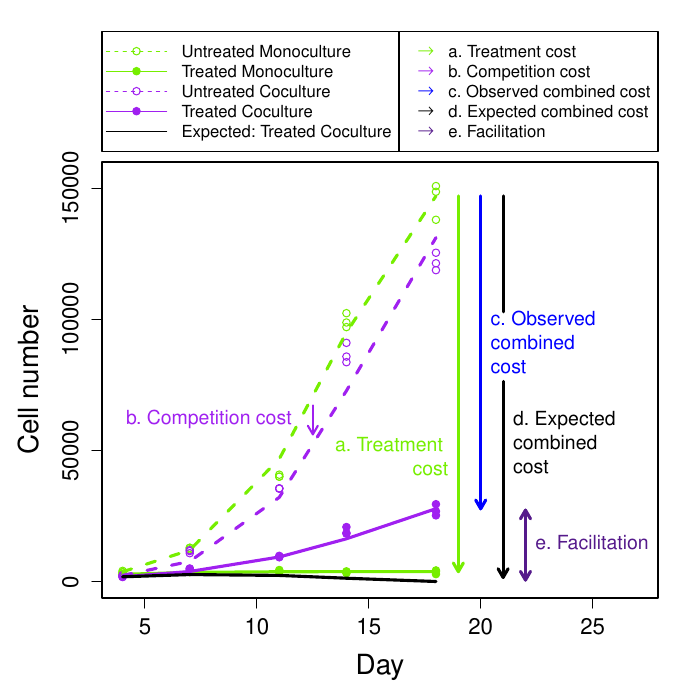

Recreate this plot in R.
########################################################################
# Illustrate facilitation with other treatments (allfacil.R)
# Estradiol1 with lvl2=2: Point, no facilitation of S cells

pdf("suppfig8.pdf")

#########################################################
############ Supp Fig 8a, the pedagogical figure ########
#########################################################

par(mar=c(5.1,5.1,8.1,2.1),xpd=TRUE)
nm <- camafiles[2]
  tfile <- get(nm)
  tfile.rK <- get(paste0(nm,".rK"))
  cases <- subset(tfile.rK,level1 > 0 & level2 == 0 & env=="M" & type=="S")
  controlS <- subset(tfile,env=="S" & type=="S" & day > 0 & day < 21 &
                    level1==0 & level2==0)
  riboS <- subset(tfile,env=="S" & type=="S" & day > 0 & day < 21 &
                    level1==cases$level1 & level2==0)
  competeS <- subset(tfile,env=="M" & type=="S" & day > 0 & day < 21 &
                    level1==0 & level2==0)
  facilS <- subset(tfile,env=="M" & type=="S" & day > 0 & day < 21 &
                    level1==cases$level1 & level2==0)
  days <- unique(controlS$day)

  controlR <- subset(tfile,env=="R" & type=="R" & day > 0 & day < 21 &
                    level1==0 & level2==0)
  riboR <- subset(tfile,env=="R" & type=="R" & day > 0 & day < 21 &
                    level1==cases$level1 & level2==0)
  competeR <- subset(tfile,env=="M" & type=="R" & day > 0 & day < 21 &
                    level1==0 & level2==0)
  facilR <- subset(tfile,env=="M" & type=="R" & day > 0 & day < 21 &
                    level1==cases$level1 & level2==0)

# Pull out the fits
  controlS.rK <- subset(tfile.rK,env=="S" & type=="S" & 
                    level1==0 & level2==0)
  riboS.rK <- subset(tfile.rK,env=="S" & type=="S" & 
                    level1==cases$level1 & level2==0)
  competeS.rK <- subset(tfile.rK,env=="M" & type=="S" & 
                    level1==0 & level2==0)
  facilS.rK <- subset(tfile.rK,env=="M" & type=="S" & 
                    level1==cases$level1 & level2==0)

  controlR.rK <- subset(tfile.rK,env=="R" & type=="R" &
                    level1==0 & level2==0)
  riboR.rK <- subset(tfile.rK,env=="R" & type=="R" &
                    level1==cases$level1 & level2==0)
  competeR.rK <- subset(tfile.rK,env=="M" & type=="R" &
                    level1==0 & level2==0)
  facilR.rK <- subset(tfile.rK,env=="M" & type=="R" &
                    level1==cases$level1 & level2==0)

# Make the predictions
  days <- c(4,7,11,14,18)
  controlpredS <- data.frame(day=days,
                  cells=lfun(mean(controlS$cells[controlS$day==4]),
                                  controlS.rK$K,controlS.rK$r,days))
# Save for later
  untreatedpredS <- controlpredS

  ribopredS <- data.frame(day=days,
                  cells=lfun(mean(riboS$cells[riboS$day==4]),
                                  riboS.rK$K,riboS.rK$r,days))

# Pull out the parameters 
  competeparms <- c(rS=competeS.rK$r,
             KS=competeS.rK$K,
             rR=competeR.rK$r,
             KR=competeR.rK$K,
             alphaRS=competeR.rK$alphaval,
             alphaSR=competeS.rK$alphaval)

  facilparms <- c(rS=facilS.rK$r,
             KS=facilS.rK$K,
             rR=facilR.rK$r,
             KR=facilR.rK$K,
             alphaRS=facilR.rK$alphaval,
             alphaSR=facilS.rK$alphaval)

  init <- c(mean(competeS$cells[competeS$day==4]),
                                  mean(competeR$cells[competeR$day==4]))
  names(init) <- c("S","R")
  LVout <- as.data.frame(ode(y=init,parms=competeparms,times=days,func=LVmodel))
  competepredS <- LVout$S

  init <- c(mean(facilS$cells[facilS$day==4]),mean(facilR$cells[facilR$day==4]))
  names(init) <- c("S","R")
  LVout <- as.data.frame(ode(y=init, parms=facilparms,times=days, func=LVmodel))
  facilpredS <- LVout$S

# Make the null models to compare
  nullparms <- facilparms
  nullparms["rS"] <- (riboS.rK$r)*(competeS.rK$r)/controlS.rK$r
  nullparms["KS"] <- (riboS.rK$K)*(competeS.rK$K)/controlS.rK$K
  nullparms["rR"] <- (riboR.rK$r)*(competeR.rK$r)/controlR.rK$r
  nullparms["KR"] <- (riboR.rK$K)*(competeR.rK$K)/controlR.rK$K
  LVout <- as.data.frame(ode(y=init, parms=nullparms,times=days, func=LVmodel))
  nullpredS <- LVout$S

# Plot up the data
    plot(cells ~ day,controlS,pch="",col=camacols["S"],
         xlim = c(4,max(days)+9.0),
         ylim = c(0,max(cells)*1.02),
         xlab="Day",ylab="Cell number",cex.lab=1.7,cex.axis=1.3)
    points(cells ~ day,controlS,pch=1,col=camacols["S"])
    points(cells ~ day,riboS,pch=19,col=camacols["S"])
    points(cells ~ day,competeS,pch=1,col="purple")
    points(cells ~ day,facilS,pch=19,col="purple")
    legend("topleft",inset=c(0,-0.3),
                     c("Untreated Monoculture",
                       "Treated Monoculture",
                       "Untreated Coculture",
                       "Treated Coculture",
                       "Expected: Treated Coculture"),lwd=1,seg.len=4,
           col=c(camacols["S"],camacols["S"],"purple","purple","black"),
           pch=c(1,19,1,19,NA),lty=c(2,1,2,1,1),cex=1.0)

    legend("topright",inset=c(0,-0.3),
                      c("a. Treatment cost",
                       "b. Competition cost",
                       "c. Observed combined cost",
                       "d. Expected combined cost",
                       "e. Facilitation"),
                        lwd=3,pch=rep(NA,5),
           col=c(camacols["S"],"purple","blue","black","purple4"),
           lty=rep(NA,5),seg.len=2)
  par(font = 5) #change font to get arrows
    legend("topright", inset=c(0.35,-0.3),legend = rep(NA,5), pch = rep(174,5),
       lwd = 3, col=c(camacols["S"],"purple","blue","black","purple4"),
       lty = rep(NA,5), bty = "n",seg.len=2) 
par(font = 1) #back to default
# Add predicted to the graph

    lines(cells ~ day,controlpredS,lwd=3,lty=2,col=camacols["S"])
    lines(cells ~ day,ribopredS,lwd=3,col=camacols["S"])
    lines(days,competepredS,lwd=3,lty=2,col="purple")
    lines(days,facilpredS,lwd=3,col="purple")
    lines(days,nullpredS,lwd=3,col="black")

# Here's the cost of competition arrow
    lday <- length(days)
    fudge <- 0.2
    fp <-  (controlpredS$cells[3]+controlpredS$cells[4])/2
    lp <- (competepredS[3]+competepredS[4])/2
    dy <- (days[3]+days[4])/2
    arrows(dy,fp+fudge*(lp-fp),dy,fp+(1-fudge)*(lp-fp),
          col="purple",code=2,lty=1,lwd=2,length=0.1)
    tsize <- 1.2
    text(dy-0.5,(lp+fp)/2,"b. Competition cost",col="purple",pos=2,cex=tsize)

# Here's the cost of treatment arrow
    fudge <- 0.0
    fp <- controlpredS$cells[lday]
    lp <- ribopredS$cells[lday]
    dy <- max(days)+1
    arrows(dy,fp+fudge*(lp-fp),dy,fp+(1-fudge)*(lp-fp),
          col=camacols["S"],code=2,lty=1,lwd=3,length=0.1)
    text(dy+15*fudge,0.3*(lp+fp),"a. Treatment \n cost",
         col=camacols["S"],pos=2,cex=tsize)

# Here's the observed combined cost arrow
    fudge <- 0.0
    fp <- controlpredS$cells[lday]
    lp <- facilpredS[lday]
    dy <- max(days)+2
    arrows(dy,fp+fudge*(lp-fp),dy,fp+(1-fudge)*(lp-fp),
          col="blue",code=2,lty=1,lwd=3,length=0.1)
    text(dy,(lp+fp)/2,"c. Observed \ncombined \ncost",
         col="blue",pos=4,cex=tsize)

# Here's the predicted combined cost arrow (has to jump)
    fudge <- 0.02
    dy <- max(days)+3
# Bottom bit
    fp <- 0.53*controlpredS$cells[lday]
    lp <- nullpredS[lday]
    arrows(dy,fp+fudge*(lp-fp),dy,fp+(1-fudge)*(lp-fp),
          col=1,code=2,lty=1,lwd=3,length=0.1)
# Top bit
    fudge <- 0.0
    fp <- controlpredS$cells[lday]
    lp <- 0.7*controlpredS$cells[lday]
    segments(dy,fp+fudge*(lp-fp),dy,fp+(1-fudge)*(lp-fp),
          col=1,lty=1,lwd=3)

    fudge <- 0.02
    fp <- controlpredS$cells[lday]
    lp <- nullpredS[lday]
    text(dy,(lp+fp)/3,"d. Expected \ncombined \ncost",col=1,pos=4,cex=tsize)

# Here's the facilitation combined cost arrow
    fudge <- 0.02
    fp <- facilpredS[lday]
    lp <- nullpredS[lday]
    dy <- max(days)+4
    arrows(dy,fp+fudge*(lp-fp),dy,fp+(1-fudge)*(lp-fp),
          col="purple4",code=3,lty=1,lwd=3,length=0.1)
    text(dy,(lp+fp)/2,"e. Facilitation",col="purple4",pos=4,cex=tsize)

par(mar=c(5.1,4.1,4.1,2.1))
# End of pedagogical figure

par(mar=c(5,5,4,2),font=2, font.axis=2, font.lab=2,
#    font.main=2,family="Arial")
    font.main=2)
days <- c(4,7,11,14,18)
lvl2s <- c(2,2,3)

xmax <- 19.0
dplus <- 0.8

# First, interaction of estradiol with competition
inm <- 1
  nm <- camafiles[inm]
  tfile <- get(nm)
  tfile.rK <- get(paste0(nm,".rK"))
  lvl1 <- 1
  lvl2 <- lvl2s[inm]

# Pull out the S files
  controlS <- subset(tfile,env=="S" & type=="S" & day %in% days &
                     ilvl1==1 & ilvl2==1)
  treatS <- subset(tfile,env=="S" & type=="S" & day %in% days &
                    ilvl1==max(c(1,lvl1)) & ilvl2==max(c(1,lvl2)))
  competeS <- subset(tfile,env=="M" & type=="S" & day %in% days &
                     ilvl1==1 & ilvl2==1)
  facilS <- subset(tfile,env=="M" & type=="S" & day %in% days &
                    ilvl1==max(c(1,lvl1)) & ilvl2==max(c(1,lvl2)))

# Pull out the R files
  controlR <- subset(tfile,env=="R" & type=="R" & day %in% days &
                     ilvl1==1 & ilvl2==1)
  treatR <- subset(tfile,env=="R" & type=="R" & day %in% days &
                    ilvl1==max(c(1,lvl1)) & ilvl2==max(c(1,lvl2)))
  competeR <- subset(tfile,env=="M" & type=="R" & day %in% days &
                     ilvl1==1 & ilvl2==1)
  facilR <- subset(tfile,env=="M" & type=="R" & day %in% days &
                    ilvl1==max(c(1,lvl1)) & ilvl2==max(c(1,lvl2)))

# Pull out the fits
  controlS.rK <- subset(tfile.rK,env=="S" & type=="S" & 
                        ilvl1==1 & ilvl2==1)
  treatS.rK <- subset(tfile.rK,env=="S" & type=="S" & 
                      ilvl1==max(c(1,lvl1)) & ilvl2==max(c(1,lvl2)))
  competeS.rK <- subset(tfile.rK,env=="M" & type=="S" & 
                        ilvl1==1 & ilvl2==1)
  facilS.rK <- subset(tfile.rK,env=="M" & type=="S" & 
                      ilvl1==max(c(1,lvl1)) & ilvl2==max(c(1,lvl2)))
  
  controlR.rK <- subset(tfile.rK,env=="R" & type=="R" & 
                        ilvl1==1 & ilvl2==1)
  treatR.rK <- subset(tfile.rK,env=="R" & type=="R" & 
                      ilvl1==max(c(1,lvl1)) & ilvl2==max(c(1,lvl2)))
  competeR.rK <- subset(tfile.rK,env=="M" & type=="R" & 
                        ilvl1==1 & ilvl2==1)
  facilR.rK <- subset(tfile.rK,env=="M" & type=="R" & 
                    ilvl1==max(c(1,lvl1)) & ilvl2==max(c(1,lvl2)))

# Make the predictions
  controlpredS <- data.frame(day=days,
                  cells=lfun(mean(controlS$cells[controlS$day==4]),
                                  controlS.rK$K,controlS.rK$r,days))

  treatpredS <- data.frame(day=days,
                  cells=lfun(mean(treatS$cells[treatS$day==4]),
                                  treatS.rK$K,treatS.rK$r,days))

  controlpredR <- data.frame(day=days,
                  cells=lfun(mean(controlR$cells[controlR$day==4]),
                                  controlR.rK$K,controlR.rK$r,days))

  treatpredR <- data.frame(day=days,
                  cells=lfun(mean(treatR$cells[treatR$day==4]),
                                  treatR.rK$K,treatR.rK$r,days))

# Pull out the parameters 
  competeparms <- c(rS=competeS.rK$r,
                     KS=competeS.rK$K,
                     rR=competeR.rK$r,
                     KR=competeR.rK$K,
                     alphaRS=competeR.rK$alpha,
                     alphaSR=competeS.rK$alpha)

  facilparms <- c(rS=facilS.rK$r,
                     KS=facilS.rK$K,
                     rR=facilR.rK$r,
                     KR=facilR.rK$K,
                     alphaRS=facilR.rK$alpha,
                     alphaSR=facilS.rK$alpha)

  init <- c(mean(competeS$cells[competeS$day==4]),
            mean(competeR$cells[competeR$day==4]))
  names(init) <- c("S","R")
  LVout <- as.data.frame(ode(y=init,parms=competeparms,times=days,func=LVmodel))
  competepredS <- LVout$S
  competepredR <- LVout$R

  init <- c(mean(facilS$cells[facilS$day==4]),mean(facilR$cells[facilR$day==4]))
  names(init) <- c("S","R")
  LVout <- as.data.frame(ode(y=init, parms=facilparms,times=days, func=LVmodel))
  facilpredS <- LVout$S
  facilpredR <- LVout$R

# Make the null models to compare
  nullparms <- facilparms
  nullparms["rS"] <- (treatS.rK$r)*(competeS.rK$r)/controlS.rK$r
  nullparms["KS"] <- (treatS.rK$K)*(competeS.rK$K)/controlS.rK$K
  nullparms["rR"] <- (treatR.rK$r)*(competeR.rK$r)/controlR.rK$r
  nullparms["KR"] <- (treatR.rK$K)*(competeR.rK$K)/controlR.rK$K
  LVout <- as.data.frame(ode(y=init, parms=nullparms,times=days, func=LVmodel))
  nullpredS <- LVout$S
  nullpredR <- LVout$R

# Plot up the data for S
  ymax <- max(c(controlS$cells,treatS$cells,competeS$cells,facilS$cells))
  plot(cells ~ day,controlS,pch="",col=camacols["S"],
       xlim=c(4,xmax),ylim=c(0,ymax),
       xlab="Day",ylab="Cell number",cex.lab=1.7,cex.axis=1.3)
  points(cells ~ day,controlS,pch=1,col=camacols["S"])
  points(cells ~ day,treatS,pch=19,col=camacols["S"])
  points(cells ~ day,competeS,pch=1,col="purple")
  points(cells ~ day,facilS,pch=19,col="purple")
  legend("topleft",c("Monoculture: Untreated",
                     "Monoculture: Estradiol",
                     "Coculture: Untreated",
                     "Coculture: Estradiol",
                     "Expected combined effect"),lwd=3,seg.len=4,
         col=c(camacols["S"],camacols["S"],"purple","purple","black"),
         lty=c(2,1,2,1,1),cex=1.0)

# Add predicted to the graph
  lines(cells ~ day,controlpredS,lwd=3,lty=2,col=camacols["S"])
  lines(cells ~ day,treatpredS,lwd=3,col=camacols["S"])
  lines(days,competepredS,lwd=3,lty=2,col="purple")
  lines(days,facilpredS,lwd=3,col="purple")
  lines(days,nullpredS,lwd=3,col="black")

# Add arrow
    lday <- 5
    fudge <- 0.02
    fp <- facilpredS[lday]
    lp <- nullpredS[lday]
    dy <- max(days)+dplus
    arrows(dy,fp+fudge*(lp-fp),dy,fp+(1-fudge)*(lp-fp),
          col="purple4",code=1,lty=1,lwd=3,length=0.1)

# Do the stats
facilS$nullS <- nullpredS
facilS$logratS <- with(facilS,log(cells/nullS))
summary(lm(logratS ~ day,facilS))
## (Intercept)  0.06387    0.04053    1.58   0.1390   
## day         -0.01253    0.00341   -3.67   0.0028 **

########################################################################
# Illustrate synergy (allsynergy.R)
# Estradiol1 with lvl2=2: Point, E replaces the facilitation by R cells

nm  <- camafiles[1]
tfile <- get(nm)
tfile.rK <- get(paste0(nm,".rK"))
lvl1 <- 2
lvl2 <- 2

# Pull out the S files
controlS <- subset(tfile,env=="S" & type=="S" & day %in% days &
                 ilvl1==1 & ilvl2==1)
riboS <- subset(tfile,env=="S" & type=="S" & day %in% days &
                ilvl1==lvl1 & ilvl2==1)
treatS <- subset(tfile,env=="S" & type=="S" & day %in% days &
                 ilvl1==1 & ilvl2==lvl2)
bothS <- subset(tfile,env=="S" & type=="S" & day %in% days &
                ilvl1==lvl1 & ilvl2==lvl2)

# Pull out the R files
controlR <- subset(tfile,env=="R" & type=="R" & day %in% days &
                 ilvl1==1 & ilvl2==1)
riboR <- subset(tfile,env=="R" & type=="R" & day %in% days &
                ilvl1==lvl1 & ilvl2==1)
treatR <- subset(tfile,env=="R" & type=="R" & day %in% days &
                 ilvl1==1 & ilvl2==lvl2)
bothR <- subset(tfile,env=="R" & type=="R" & day %in% days &
                ilvl1==lvl1 & ilvl2==lvl2)


# Pull out the fits
controlS.rK <- subset(tfile.rK,env=="S" & type=="S" & 
                    ilvl1==1 & ilvl2==1)
riboS.rK <- subset(tfile.rK,env=="S" & type=="S" & 
                ilvl1==lvl1 & ilvl2==1)
treatS.rK <- subset(tfile.rK,env=="S" & type=="S" & 
                 ilvl1==1 & ilvl2==lvl2)
bothS.rK <- subset(tfile.rK,env=="S" & type=="S" & 
                 ilvl1==lvl1 & ilvl2==lvl2)

controlR.rK <- subset(tfile.rK,env=="R" & type=="R" & 
                    ilvl1==1 & ilvl2==1)
riboR.rK <- subset(tfile.rK,env=="R" & type=="R" & 
                ilvl1==lvl1 & ilvl2==1)
treatR.rK <- subset(tfile.rK,env=="R" & type=="R" & 
                 ilvl1==1 & ilvl2==lvl2)
bothR.rK <- subset(tfile.rK,env=="R" & type=="R" & 
                 ilvl1==lvl1 & ilvl2==lvl2)


# Make the predictions
controlpredS <- data.frame(day=days,
              cells=lfun(mean(controlS$cells[controlS$day==4]),
                              controlS.rK$K,controlS.rK$r,days))

ribopredS <- data.frame(day=days,
              cells=lfun(mean(riboS$cells[riboS$day==4]),
                              riboS.rK$K,riboS.rK$r,days))

treatpredS <- data.frame(day=days,
              cells=lfun(mean(treatS$cells[treatS$day==4]),
                              treatS.rK$K,treatS.rK$r,days))

bothpredS <- data.frame(day=days,
              cells=lfun(mean(bothS$cells[bothS$day==4]),
                              bothS.rK$K,bothS.rK$r,days))

controlpredR <- data.frame(day=days,
              cells=lfun(mean(controlR$cells[controlR$day==4]),
                              controlR.rK$K,controlR.rK$r,days))

ribopredR <- data.frame(day=days,
              cells=lfun(mean(riboR$cells[riboR$day==4]),
                              riboR.rK$K,riboR.rK$r,days))

treatpredR <- data.frame(day=days,
              cells=lfun(mean(treatR$cells[treatR$day==4]),
                              treatR.rK$K,treatR.rK$r,days))

bothpredR <- data.frame(day=days,
              cells=lfun(mean(bothR$cells[bothR$day==4]),
                              bothR.rK$K,bothR.rK$r,days))

# Make the null models to compare
nullparms <- facilparms
nullparms["rS"] <- (treatS.rK$r)*(riboS.rK$r)/controlS.rK$r
nullparms["KS"] <- (treatS.rK$K)*(riboS.rK$K)/controlS.rK$K
nullparms["rR"] <- (treatR.rK$r)*(riboR.rK$r)/controlR.rK$r
nullparms["KR"] <- (treatR.rK$K)*(riboR.rK$K)/controlR.rK$K

nullpredS <- data.frame(day=days,
              cells=lfun(mean(bothS$cells[bothS$day==4]),
                              nullparms["KS"],nullparms["rS"],days))

nullpredR <- data.frame(day=days,
              cells=lfun(mean(bothR$cells[bothR$day==4]),
                              nullparms["KR"],nullparms["rR"],days))

# Plot up the data for S
ymax <- max(c(controlS$cells,riboS$cells,treatS$cells,bothS$cells))
plot(cells ~ day,controlS,pch="",col=camacols["S"],
     xlim=c(4,xmax),ylim=c(0,ymax),
     xlab="Day",ylab="Cell number",cex.lab=1.7,cex.axis=1.3)
points(cells ~ day,controlS,pch=1,col=camacols["S"])
points(cells ~ day,riboS,pch=19,col=camacols["S"])
points(cells ~ day,treatS,pch=1,col="purple")
points(cells ~ day,bothS,pch=19,col="purple")
legend("topleft",c("Monoculture: Untreated",
                   "Monoculture: Ribociclib",
                   "Monoculture: Estradiol",
                   "Monoculture: Ribociclib and estradiol",
                   "Expected combined effect"),lwd=3,seg.len=4,
       col=c(camacols["S"],camacols["S"],"purple","purple","black"),
       lty=c(2,1,2,1,1),cex=1.0)

# Add predicted to the graph
lines(cells ~ day,controlpredS,lwd=3,lty=2,col=camacols["S"])
lines(cells ~ day,ribopredS,lwd=3,col=camacols["S"])
lines(cells ~ day,treatpredS,lwd=3,lty=2,col="purple")
lines(cells ~ day,bothpredS,lwd=3,col="purple")
lines(cells ~ day,nullpredS,lwd=3,col="black")

# Add arrow
    lday <- 5
    fudge <- 0.02
    fp <- bothpredS$cells[lday]
    lp <- nullpredS$cells[lday]
    dy <- max(days)+dplus
    arrows(dy,fp+fudge*(lp-fp),dy,fp+(1-fudge)*(lp-fp),
          col="purple4",code=1,lty=1,lwd=3,length=0.1)

# Do the stats
bothS$nullS <- nullpredS$cells
bothS$logratS <- with(bothS,log(cells/nullS))
summary(lm(logratS ~ day,bothS))
## (Intercept) -0.31465    0.05621    -5.6  8.7e-05 ***
## day          0.09491    0.00473    20.1  3.7e-11 ***

##################################################################
# Illustrate facilitation with other treatments (allfacil.R)
# Fulvestrant with lvl2=2: Point, no facilitation of S cells

# For some reason, ilvl1 and ilvl2 vanished.  Remake by hand
Fulvestrant3$ilvl1 <- 1
Fulvestrant3$ilvl1[Fulvestrant3$level1 > 0] <- 2
Fulvestrant3$ilvl2 <- 1
Fulvestrant3$ilvl2[Fulvestrant3$level2 > 0] <- 2
Fulvestrant3$ilvl2[Fulvestrant3$level2 > 1] <- 3
Fulvestrant3$ilvl2[Fulvestrant3$level2 > 3] <- 4

inm <- 2
  nm <- camafiles[inm]
  tfile <- get(nm)
  tfile.rK <- get(paste0(nm,".rK"))
  lvl1 <- 1
  lvl2 <- lvl2s[inm]

# Pull out the S files
  controlS <- subset(tfile,env=="S" & type=="S" & day %in% days &
                     ilvl1==1 & ilvl2==1)
  treatS <- subset(tfile,env=="S" & type=="S" & day %in% days &
                    ilvl1==max(c(1,lvl1)) & ilvl2==max(c(1,lvl2)))
  competeS <- subset(tfile,env=="M" & type=="S" & day %in% days &
                     ilvl1==1 & ilvl2==1)
  facilS <- subset(tfile,env=="M" & type=="S" & day %in% days &
                    ilvl1==max(c(1,lvl1)) & ilvl2==max(c(1,lvl2)))

# Pull out the R files
  controlR <- subset(tfile,env=="R" & type=="R" & day %in% days &
                     ilvl1==1 & ilvl2==1)
  treatR <- subset(tfile,env=="R" & type=="R" & day %in% days &
                    ilvl1==max(c(1,lvl1)) & ilvl2==max(c(1,lvl2)))
  competeR <- subset(tfile,env=="M" & type=="R" & day %in% days &
                     ilvl1==1 & ilvl2==1)
  facilR <- subset(tfile,env=="M" & type=="R" & day %in% days &
                    ilvl1==max(c(1,lvl1)) & ilvl2==max(c(1,lvl2)))

# Pull out the fits
  controlS.rK <- subset(tfile.rK,env=="S" & type=="S" & 
                        ilvl1==1 & ilvl2==1)
  treatS.rK <- subset(tfile.rK,env=="S" & type=="S" & 
                      ilvl1==max(c(1,lvl1)) & ilvl2==max(c(1,lvl2)))
  competeS.rK <- subset(tfile.rK,env=="M" & type=="S" & 
                        ilvl1==1 & ilvl2==1)
  facilS.rK <- subset(tfile.rK,env=="M" & type=="S" & 
                      ilvl1==max(c(1,lvl1)) & ilvl2==max(c(1,lvl2)))
  
  controlR.rK <- subset(tfile.rK,env=="R" & type=="R" & 
                        ilvl1==1 & ilvl2==1)
  treatR.rK <- subset(tfile.rK,env=="R" & type=="R" & 
                      ilvl1==max(c(1,lvl1)) & ilvl2==max(c(1,lvl2)))
  competeR.rK <- subset(tfile.rK,env=="M" & type=="R" & 
                        ilvl1==1 & ilvl2==1)
  facilR.rK <- subset(tfile.rK,env=="M" & type=="R" & 
                    ilvl1==max(c(1,lvl1)) & ilvl2==max(c(1,lvl2)))

# Make the predictions
  controlpredS <- data.frame(day=days,
                  cells=lfun(mean(controlS$cells[controlS$day==4]),
                                  controlS.rK$K,controlS.rK$r,days))

  treatpredS <- data.frame(day=days,
                  cells=lfun(mean(treatS$cells[treatS$day==4]),
                                  treatS.rK$K,treatS.rK$r,days))

  controlpredR <- data.frame(day=days,
                  cells=lfun(mean(controlR$cells[controlR$day==4]),
                                  controlR.rK$K,controlR.rK$r,days))

  treatpredR <- data.frame(day=days,
                  cells=lfun(mean(treatR$cells[treatR$day==4]),
                                  treatR.rK$K,treatR.rK$r,days))

# Pull out the parameters 
  competeparms <- c(rS=competeS.rK$r,
                     KS=competeS.rK$K,
                     rR=competeR.rK$r,
                     KR=competeR.rK$K,
                     alphaRS=competeR.rK$alpha,
                     alphaSR=competeS.rK$alpha)

  facilparms <- c(rS=facilS.rK$r,
                     KS=facilS.rK$K,
                     rR=facilR.rK$r,
                     KR=facilR.rK$K,
                     alphaRS=facilR.rK$alpha,
                     alphaSR=facilS.rK$alpha)

  init <- c(mean(competeS$cells[competeS$day==4]),
            mean(competeR$cells[competeR$day==4]))
  names(init) <- c("S","R")
  LVout <- as.data.frame(ode(y=init,parms=competeparms,times=days,func=LVmodel))
  competepredS <- LVout$S
  competepredR <- LVout$R

  init <- c(mean(facilS$cells[facilS$day==4]),mean(facilR$cells[facilR$day==4]))
  names(init) <- c("S","R")
  LVout <- as.data.frame(ode(y=init, parms=facilparms,times=days, func=LVmodel))
  facilpredS <- LVout$S
  facilpredR <- LVout$R

# Make the null models to compare
  nullparms <- facilparms
  nullparms["rS"] <- (treatS.rK$r)*(competeS.rK$r)/controlS.rK$r
  nullparms["KS"] <- (treatS.rK$K)*(competeS.rK$K)/controlS.rK$K
  nullparms["rR"] <- (treatR.rK$r)*(competeR.rK$r)/controlR.rK$r
  nullparms["KR"] <- (treatR.rK$K)*(competeR.rK$K)/controlR.rK$K
  LVout <- as.data.frame(ode(y=init, parms=nullparms,times=days, func=LVmodel))
  nullpredS <- LVout$S
  nullpredR <- LVout$R

# Plot up the data for S
  ymax <- max(c(controlS$cells,treatS$cells,competeS$cells,facilS$cells))
  plot(cells ~ day,controlS,pch="",col=camacols["S"],
       xlim=c(4,xmax),ylim=c(0,ymax),
       xlab="Day",ylab="Cell number",cex.lab=1.7,cex.axis=1.3)
  points(cells ~ day,controlS,pch=1,col=camacols["S"])
  points(cells ~ day,treatS,pch=19,col=camacols["S"])
  points(cells ~ day,competeS,pch=1,col="purple")
  points(cells ~ day,facilS,pch=19,col="purple")
  legend("topleft",c("Monoculture: Untreated",
                     "Monoculture: Fulvestrant",
                     "Coculture: Untreated",
                     "Coculture: Fulvestrant",
                     "Expected combined effect"),lwd=3,seg.len=4,
         col=c(camacols["S"],camacols["S"],"purple","purple","black"),
         lty=c(2,1,2,1,1),cex=1.0)

# Add predicted to the graph
  lines(cells ~ day,controlpredS,lwd=3,lty=2,col=camacols["S"])
  lines(cells ~ day,treatpredS,lwd=3,col=camacols["S"])
  lines(days,competepredS,lwd=3,lty=2,col="purple")
  lines(days,facilpredS,lwd=3,col="purple")
  lines(days,nullpredS,lwd=3,col="black")

# Add arrow
    lday <- 5
    fudge <- 0.02
    fp <- facilpredS[lday]
    lp <- nullpredS[lday]
    dy <- max(days)+dplus
    arrows(dy,fp+fudge*(lp-fp),dy,fp+(1-fudge)*(lp-fp),
          col="purple4",code=1,lty=1,lwd=3,length=0.1)

# Do the stats
facilS$nullS <- nullpredS
facilS$logratS <- with(facilS,log(cells/nullS))
summary(lm(logratS ~ day,facilS))
## (Intercept)   0.0320     0.2179    0.15  0.88544    
## day           0.0849     0.0183    4.63  0.00047 ***

########################################################################
# Illustrate facilitation modification (allfacilmod.R)
# Estradiol1 with lvl2=2: Point, facilitation of S cells cancelled

inm <- 1
  nm <- camafiles[inm]
  tfile <- get(nm)
  tfile.rK <- get(paste0(nm,".rK"))
  lvl1 <- 2
  lvl2  <- lvl2s[inm]

# Pull out the S files
  controlS <- subset(tfile,env=="S" & type=="S" & day %in% days &
                   ilvl1==1 & ilvl2==lvl2)
  riboS <- subset(tfile,env=="S" & type=="S" & day %in% days &
                  ilvl1==lvl1 & ilvl2==lvl2)
  competeS <- subset(tfile,env=="M" & type=="S" & day %in% days &
                   ilvl1==1 & ilvl2==lvl2)
  facilS <- subset(tfile,env=="M" & type=="S" & day %in% days &
                  ilvl1==lvl1 & ilvl2==lvl2)


# Pull out the R files
  controlR <- subset(tfile,env=="R" & type=="R" & day %in% days &
                   ilvl1==1 & ilvl2==lvl2)
  riboR <- subset(tfile,env=="R" & type=="R" & day %in% days &
                  ilvl1==lvl1 & ilvl2==lvl2)
  competeR <- subset(tfile,env=="M" & type=="R" & day %in% days &
                   ilvl1==1 & ilvl2==lvl2)
  facilR <- subset(tfile,env=="M" & type=="R" & day %in% days &
                  ilvl1==lvl1 & ilvl2==lvl2)

# Pull out the fits
  controlS.rK <- subset(tfile.rK,env=="S" & type=="S" & 
                   ilvl1==1 & ilvl2==lvl2)
  riboS.rK <- subset(tfile.rK,env=="S" & type=="S" & 
                  ilvl1==lvl1 & ilvl2==lvl2)
  competeS.rK <- subset(tfile.rK,env=="M" & type=="S" & 
                   ilvl1==1 & ilvl2==lvl2)
  facilS.rK <- subset(tfile.rK,env=="M" & type=="S" & 
                  ilvl1==lvl1 & ilvl2==lvl2)

  controlR.rK <- subset(tfile.rK,env=="R" & type=="R" & 
                   ilvl1==1 & ilvl2==lvl2)
  riboR.rK <- subset(tfile.rK,env=="R" & type=="R" & 
                  ilvl1==lvl1 & ilvl2==lvl2)
  competeR.rK <- subset(tfile.rK,env=="M" & type=="R" & 
                   ilvl1==1 & ilvl2==lvl2)
  facilR.rK <- subset(tfile.rK,env=="M" & type=="R" & 
                  ilvl1==lvl1 & ilvl2==lvl2)

# Make the predictions
  controlpredS <- data.frame(day=days,
                cells=lfun(mean(controlS$cells[controlS$day==4]),
                                controlS.rK$K,controlS.rK$r,days))

  ribopredS <- data.frame(day=days,
                cells=lfun(mean(riboS$cells[riboS$day==4]),
                                riboS.rK$K,riboS.rK$r,days))

  controlpredR <- data.frame(day=days,
                cells=lfun(mean(controlR$cells[controlR$day==4]),
                                controlR.rK$K,controlR.rK$r,days))

  ribopredR <- data.frame(day=days,
                cells=lfun(mean(riboR$cells[riboR$day==4]),
                                riboR.rK$K,riboR.rK$r,days))

# Pull out the parameters 
  competeparms <- c(rS=competeS.rK$r,
                  KS=competeS.rK$K,
                  rR=competeR.rK$r,
                  KR=competeR.rK$K,
                  alphaRS=competeR.rK$alphaval,
                  alphaSR=competeS.rK$alphaval)

  facilparms <- c(rS=facilS.rK$r,
                KS=facilS.rK$K,
                rR=facilR.rK$r,
                KR=facilR.rK$K,
                alphaRS=facilR.rK$alphaval,
                alphaSR=facilS.rK$alphaval)

  init <- c(mean(competeS$cells[competeS$day==4]),
          mean(competeR$cells[competeR$day==4]))
  names(init) <- c("S","R")
  LVout <- as.data.frame(ode(y=init,parms=competeparms,times=days,func=LVmodel))
  competepredS <- LVout$S
  competepredR <- LVout$R

  init <- c(mean(facilS$cells[facilS$day==4]),mean(facilR$cells[facilR$day==4]))
  names(init) <- c("S","R")
  LVout <- as.data.frame(ode(y=init, parms=facilparms,times=days, func=LVmodel))
  facilpredS <- LVout$S
  facilpredR <- LVout$R

# Make the null models to compare
  nullparms <- facilparms
  nullparms["rS"] <- (riboS.rK$r)*(competeS.rK$r)/controlS.rK$r
  nullparms["KS"] <- (riboS.rK$K)*(competeS.rK$K)/controlS.rK$K
  nullparms["rR"] <- (riboR.rK$r)*(competeR.rK$r)/controlR.rK$r
  nullparms["KR"] <- (riboR.rK$K)*(competeR.rK$K)/controlR.rK$K
  LVout <- as.data.frame(ode(y=init, parms=nullparms,times=days, func=LVmodel))
  nullpredS <- LVout$S
  nullpredR <- LVout$R

# Plot up the data for S
  ymax <- max(c(controlS$cells,riboS$cells,competeS$cells,facilS$cells))
  plot(cells ~ day,controlS,pch="",col=camacols["S"],
       xlim=c(4,xmax),ylim=c(0,ymax),
       xlab="Day",ylab="Cell number",cex.lab=1.7,cex.axis=1.3)
  points(cells ~ day,controlS,pch=1,col=camacols["S"])
  points(cells ~ day,riboS,pch=19,col=camacols["S"])
  points(cells ~ day,competeS,pch=1,col="purple")
  points(cells ~ day,facilS,pch=19,col="purple")
  legend("topleft",c("Monoculture: Estradiol",
                     "Monoculture: Ribociclib and estradiol",
                     "Coculture: Estradiol",
                     "Coculture: Ribociclib and estradiol",
                     "Expected combined effect"),lwd=3,seg.len=4,
         col=c(camacols["S"],camacols["S"],"purple","purple","black"),
         lty=c(2,1,2,1,1),cex=1.0)

# Add predicted to the graph
  lines(cells ~ day,untreatedpredS,lwd=2,lty=1,col="gray")
  lines(cells ~ day,controlpredS,lwd=3,lty=2,col=camacols["S"])
  lines(cells ~ day,ribopredS,lwd=3,col=camacols["S"])
  lines(days,competepredS,lwd=3,lty=2,col="purple")
  lines(days,facilpredS,lwd=3,col="purple")
  lines(days,nullpredS,lwd=3,col="black")

# Add arrow
    lday <- 5
    fudge <- -0.2
    fp <- facilpredS[lday]
    lp <- nullpredS[lday]
    dy <- max(days)+dplus
    arrows(dy,fp+fudge*(lp-fp),dy,fp+(1-fudge)*(lp-fp),
          col="purple4",code=1,lty=1,lwd=3,length=0.1)

# Do the stats
facilS$nullS <- nullpredS
facilS$logratS <- with(facilS,log(cells/nullS))
summary(lm(logratS ~ day,facilS))
## (Intercept) -0.06062    0.03812   -1.59     0.14    
## day          0.02780    0.00321    8.67  9.2e-07 ***
# Oops, but we really want to show a reduction in facilitation.
# This has to be compared with the facilitation in the absence of
# Estradiol.
estrafacilS <- facilS
# Just remake facilS without Estradiol
source("noestra.R")
noestrafacilS <- facilS
estrafacilS$flag <- "E"
noestrafacilS$flag <- "N"
tmp <- rbind(estrafacilS,noestrafacilS)
summary(lm(logratS ~ day*flag,tmp))
## (Intercept) -0.06062    0.10796   -0.56   0.5793    
## day          0.02780    0.00909    3.06   0.0051 ** 
## flagN       -0.34713    0.15268   -2.27   0.0315 *  
## day:flagN    0.12012    0.01285    9.35  8.5e-10 ***


# Make a boxplot for ribo and for the modifiers
# Set some sizes for the graphs
faxissize <- 1.2
flabsize <- 1.3
fnamesize <- 1.7
fmainsize <- 1.3
yfudge <- 0.3

Syrange <- c(-2,6)
Ryrange <- c(-2,6)
par(mar=c(9,5,4,2))

boxplot(log(cells/null) ~ doselabel,camafacilf,subset=type=="R",
        col=camacols["R"],
        ylim=Ryrange,ylab="Strength of facilitation",
        xaxt="n",xlab="",
        cex.lab=flabsize,cex.axis=faxissize,cex.names=fnamesize)
title(main="Facilitation of resistant cells under treatment",cex.main=fmainsize)
abline(h=0,lwd=2,lty=2,col="gray")
axis(1, labels = FALSE)
labels <- sort(unique(camafacilf$doselabel))
text(x =  seq_along(labels), y = par("usr")[3]-yfudge, srt = 45, adj = 1,
      labels = labels, xpd = TRUE,cex=flabsize)

boxplot(log(cells/null) ~ doselabel,camafacilmodf,subset=type=="R",
        col=camacols["R"],
        ylim=Ryrange,ylab="Strength of facilitation",
        xaxt="n",xlab="",
        cex.lab=flabsize,cex.axis=faxissize,cex.names=fnamesize)
title(main="Facilitation of resistant cells under \n combination treatment with ribociclib",
      cex.main=fmainsize)
abline(h=0,lwd=2,lty=2,col="gray")
axis(1, labels = FALSE)
tmplabels <- sort(unique(camafacilmodf$doselabel))
tmplabels <- as.character(tmplabels)
tmplabels[1] <- "No modifier"
labels <- paste0(tmplabels," + \n","Ribociclib 400nM")
# labels <- paste0(tmplabels," + ",\n,"Ribociclib 400nM")
text(x =  seq_along(labels), y = par("usr")[3]-yfudge, srt = 45, adj = 1,
      labels = labels, xpd = TRUE,cex=flabsize)

par(mar=c(5,5,4,2))
dev.off()

# Stats on facilitation: This compares everything with Ribociclib 200
# All but Fulvestrant show less facilitation of S cells
summary(lm(log(cells/null) ~ doselabel,camafacilf,subset=type=="S"))
## (Intercept)                  0.783      0.193    4.05  0.00014 ***
## doselabelRibociclib 400nM    1.953      0.306    6.38  1.9e-08 ***
## doselabelEstradiol 0.1nM    -0.883      0.387   -2.28  0.02559 *  
## doselabelFulvestrant 1nM     0.524      0.387    1.35  0.18044    
## doselabelFulvestrant 3nM     1.660      0.387    4.29  5.9e-05 ***

summary(lm(log(cells/null) ~ doselabel,camafacilf,subset=type=="R"))
## (Intercept)                 -0.214      0.076   -2.81   0.0065 ** 
## doselabelRibociclib 400nM   -0.147      0.120   -1.23   0.2247    
## doselabelEstradiol 0.1nM     0.823      0.152    5.42  8.9e-07 ***
## doselabelFulvestrant 1nM    -0.521      0.152   -3.43   0.0011 ** 
## doselabelFulvestrant 3nM    -0.991      0.152   -6.52  1.1e-08 ***

# Now compare with 0
facilsummf <- data.frame(doselabel=as.character(sort(unique(camafacilf$doselabel))),
                        estimateS=0,stderrS=0,pS=0,estimateR=0,stderrR=0,pR=0)
for (i in 1:nrow(facilsummf)) {
  nm <- facilsummf$doselabel[i]
  tmp.t <- with(subset(camafacilf,type=="S" & doselabel==nm),t.test(log(cells/null)))
  facilsummf$estimateS[i] <- tmp.t$estimate
  facilsummf$stderrS[i] <- tmp.t$stderr
  facilsummf$pS[i] <- tmp.t$p.value
  tmp.t <- with(subset(camafacilf,type=="R" & doselabel==nm),t.test(log(cells/null)))
  facilsummf$estimateR[i] <- tmp.t$estimate
  facilsummf$stderrR[i] <- tmp.t$stderr
  facilsummf$pR[i] <- tmp.t$p.value
}
facilsummf
##        doselabel estimateS  stderrS         pS estimateR  stderrR         pR
## Ribociclib 200nM  0.783154 0.064993 3.8231e-12  -0.21363 0.053845 0.00050888
## Ribociclib 400nM  2.736022 0.449230 1.2005e-05  -0.36090 0.080194 0.00031548
##  Estradiol 0.1nM -0.100246 0.034038 1.8563e-02   0.60960 0.164194 0.00593341
##  Fulvestrant 1nM  1.306806 0.069703 6.7659e-08  -0.73437 0.162385 0.00194375
##  Fulvestrant 3nM  2.442962 0.187844 1.1587e-06  -1.20434 0.190286 0.00022561
# See a nice dose response for Ribociclib and Fulvestrant in S cells

# Stats on facilitation modification: This compares everything with Ribociclib
summary(lm(log(cells/null) ~ doselabel,camafacilmodf,subset=type=="S"))
# Facilitation decreased by Estradiol
## (Intercept)                 2.736      0.321    8.52  1.3e-10 ***
## doselabelEstradiol 0.1nM   -2.478      0.556   -4.46  6.3e-05 ***
## doselabelFulvestrant 1nM   -0.459      0.556   -0.82   0.4144    
## doselabelFulvestrant 3nM    1.720      0.556    3.09   0.0036 ** 

summary(lm(log(cells/null) ~ doselabel,camafacilmodf,subset=type=="R"))
## (Intercept)               -0.3609     0.0566   -6.38  1.3e-07 ***
## doselabelEstradiol 0.1nM   0.2590     0.0980    2.64   0.0116 *  
## doselabelFulvestrant 1nM  -0.2874     0.0980   -2.93   0.0055 ** 
## doselabelFulvestrant 3nM  -0.0867     0.0980   -0.88   0.3814    
# Don't really care about the comparison with ribociclib.

# Compare with 0
facilmodsummf <- data.frame(doselabel=as.character(sort(unique(camafacilmodf$doselabel))),
                        estimateS=0,stderrS=0,pS=0,estimateR=0,stderrR=0,pR=0)
for (i in 1:nrow(facilmodsummf)) {
  nm <- facilmodsummf$doselabel[i]
  tmp.t <- with(subset(camafacilmodf,type=="S" & doselabel==nm),t.test(log(cells/null)))
  facilmodsummf$estimateS[i] <- tmp.t$estimate
  facilmodsummf$stderrS[i] <- tmp.t$stderr
  facilmodsummf$pS[i] <- tmp.t$p.value
  tmp.t <- with(subset(camafacilmodf,type=="R" & doselabel==nm),t.test(log(cells/null)))
  facilmodsummf$estimateR[i] <- tmp.t$estimate
  facilmodsummf$stderrR[i] <- tmp.t$stderr
  facilmodsummf$pR[i] <- tmp.t$p.value
}
facilmodsummf
##         doselabel estimateS  stderrS         pS estimateR  stderrR         pR
## Ribociclib 400nM   2.73602 0.449230 1.2005e-05  -0.36090 0.080194 3.1548e-04
##  Estradiol 0.1nM   0.25761 0.018308 6.3187e-07  -0.10187 0.033549 1.6146e-02
##  Fulvestrant 1nM   2.27742 0.200827 3.2948e-06  -0.64833 0.048452 9.3110e-07
##  Fulvestrant 3nM   4.45609 0.398099 3.6366e-06  -0.44764 0.045055 8.9073e-06
# Facilitation of S cells just about gone with Estradiol, 
# Stronger with Fulvestrant

# The message:
# S cells are hammered by Ribociclib and Fulvestrant.  They do better
# than expected with R cells around because R cells make enough
# Estradiol to overcome the effects of the drugs.

# R cells are harmed by Estradiol itself, and do a little better with S
# cells around.  Not sure why, and why there is no dose response.
# R cells do worse than expected in coculture when treated 
# with Ribociclib or Fulvestrant because of competition with the
# facilitated S cells.

